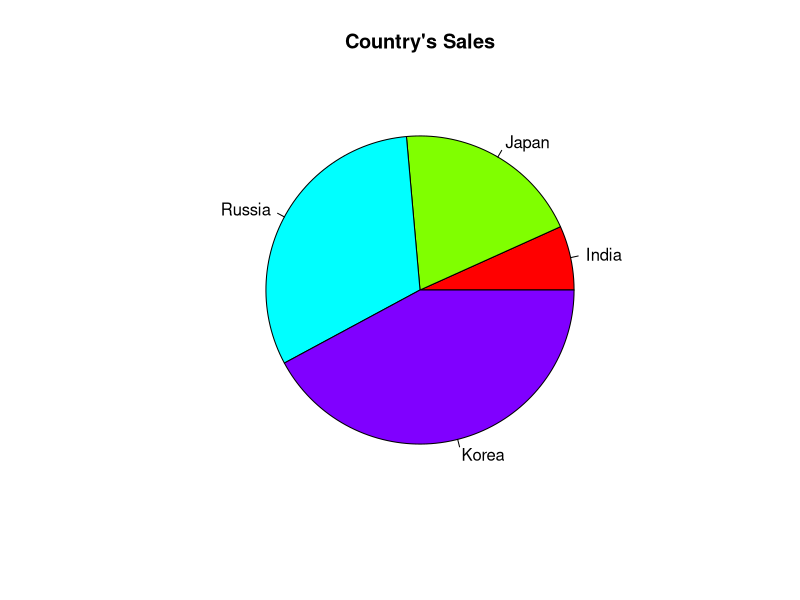
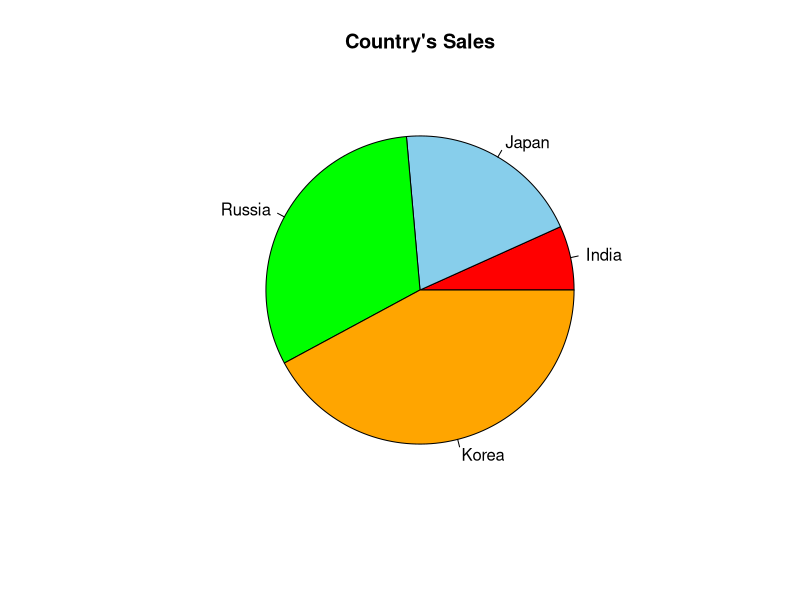
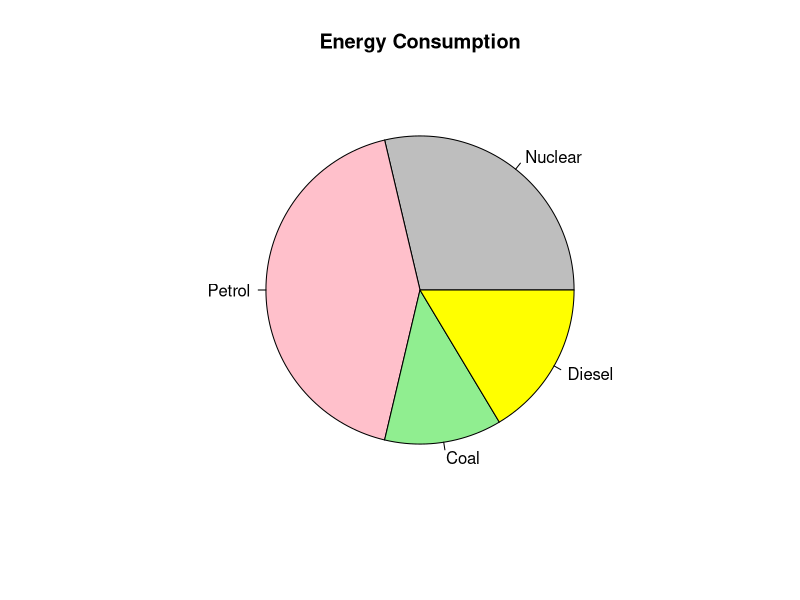
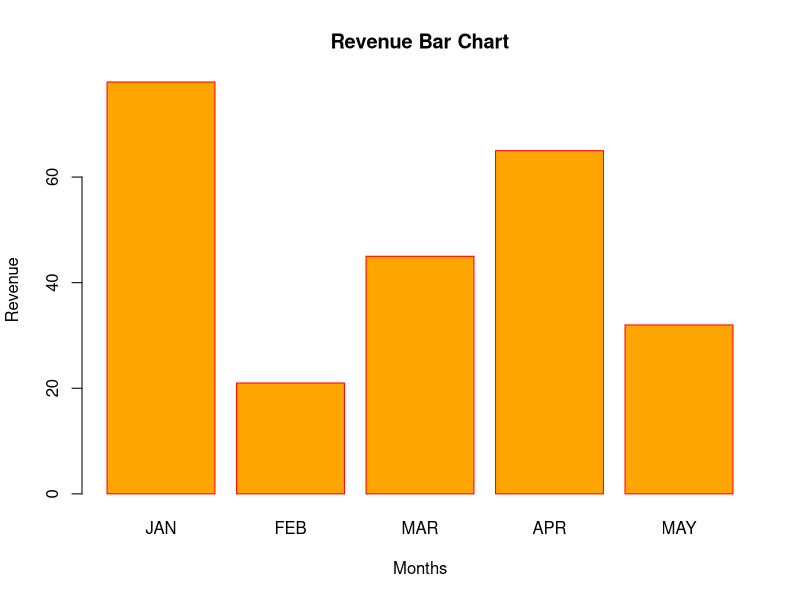
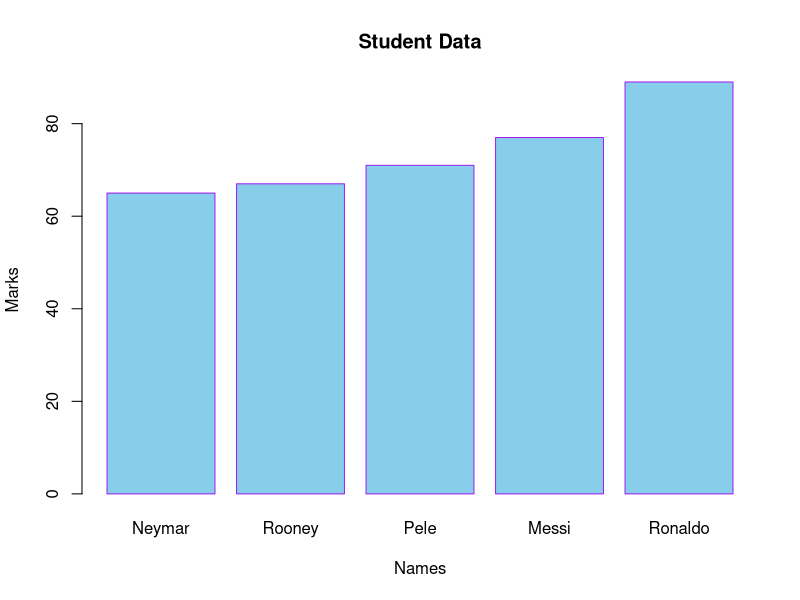

Source code (R) for these figures, in order:
#Data Visualization

library(graphics)

#pie chart
#created by pie()
#pie(x(#Name of the variable),label,main(#Name of the chart),col)
#input taken as vector or dataframe

sales<-c(12,35,56,75)
label<-c("India","Japan","Russia","Korea")
pie(sales,label,main="Country's Sales",col=rainbow(length(sales)))

c1<-c('red','skyblue','green','orange')
pie(sales,label,main="Country's Sales",col=c1)

d1<-data.frame(Energy=c("Nuclear","Petrol","Coal","Diesel"), Utilized=c(35,52,15,20))
d1
#l<-c(Nuclear,Petrol,Coal,Diesel)
c2<-c('grey','pink','lightgreen','yellow')
pie(d1$Utilized,label=d1$Energy,main="Energy Consumption",col=c2)



#Bar Graph
#It is used for representing categorical data
#barplots(x,names.arg,xlab,ylab,main,col)
#Revenue earned in Jan-May

revenue<-c(78,21,45,65,32)
l<-c("JAN","FEB","MAR","APR","MAY")
barplot(revenue,names.arg=l,xlab="Months",ylab="Revenue",main="Revenue Bar Chart",col='orange',border='red')

d2<-data.frame(RollNo=c(1:5),Name=c("Messi","Ronaldo","Neymar","Rooney","Pele"),Marks=c(77,89,65,67,71))
d2
library(sqldf)
d3<-sqldf("SELECT * FROM d2 ORDER BY Marks")
barplot(d3$Marks,names.arg=d3$Name,xlab="Names",ylab="Marks",main="Student Data",col='skyblue',border='purple')
